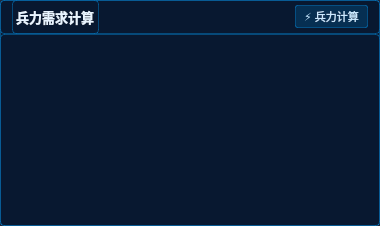
        <widget class="QWidget" name="forceCalculationContainer" native="true">
         <property name="minimumSize">
          <size>
           <width>380</width>
           <height>0</height>
          </size>
         </property>
         <property name="maximumSize">
          <size>
           <width>380</width>
           <height>16777215</height>
          </size>
         </property>
         <property name="styleSheet">
          <string notr="true">background: rgba(8,24,48,0.92);
border: 1px solid rgba(0,160,255,0.35);
border-radius: 4px;</string>
         </property>
         <layout class="QVBoxLayout" name="verticalLayout_3">
          <property name="spacing">
           <number>0</number>
          </property>
          <property name="leftMargin">
           <number>0</number>
          </property>
          <property name="topMargin">
           <number>0</number>
          </property>
          <property name="rightMargin">
           <number>0</number>
          </property>
          <property name="bottomMargin">
           <number>0</number>
          </property>
          <item>
           <widget class="QWidget" name="forceCalculationHeader" native="true">
            <property name="minimumSize">
             <size>
              <width>0</width>
              <height>34</height>
             </size>
            </property>
            <property name="maximumSize">
             <size>
              <width>16777215</width>
              <height>34</height>
             </size>
            </property>
            <property name="styleSheet">
             <string notr="true">background: linear-gradient(90deg, rgba(0,200,255,0.15), rgba(0,100,255,0.15));
border-bottom: 1px solid rgba(0,160,255,0.35);</string>
            </property>
            <layout class="QHBoxLayout" name="horizontalLayout_5">
             <property name="spacing">
              <number>8</number>
             </property>
             <property name="leftMargin">
              <number>12</number>
             </property>
             <property name="topMargin">
              <number>0</number>
             </property>
             <property name="rightMargin">
              <number>12</number>
             </property>
             <property name="bottomMargin">
              <number>0</number>
             </property>
             <item>
              <widget class="QLabel" name="forceCalculationTitle">
               <property name="styleSheet">
                <string notr="true">color: #e8f4ff;
font-weight: 500;
font-size: 13px;</string>
               </property>
               <property name="text">
                <string>兵力需求计算</string>
               </property>
              </widget>
             </item>
             <item>
              <spacer name="horizontalSpacer_11">
               <property name="orientation">
                <enum>Qt::Horizontal</enum>
               </property>
               <property name="sizeType">
                <enum>QSizePolicy::Expanding</enum>
               </property>
               <property name="sizeHint" stdset="0">
                <size>
                 <width>40</width>
                 <height>20</height>
                </size>
               </property>
              </spacer>
             </item>
             <item>
              <widget class="QPushButton" name="calculateForceButton">
               <property name="styleSheet">
                <string notr="true">background: rgba(0,140,220,0.2);
color: #c8e8ff;
border: 1px solid rgba(0,160,255,0.35);
border-radius: 2px;
padding: 2px 8px;
font-size: 11px;</string>
               </property>
               <property name="text">
                <string>⚡ 兵力计算</string>
               </property>
               <property name="checkable">
                <bool>false</bool>
               </property>
              </widget>
             </item>
            </layout>
           </widget>
          </item>
          <item>
           <widget class="QTableWidget" name="forceCalculationTable">
            <property name="alternatingRowColors">
             <bool>false</bool>
            </property>
            <property name="rowCount">
             <number>0</number>
            </property>
            <property name="columnCount">
             <number>0</number>
            </property>
           </widget>
          </item>
         </layout>
        </widget>
